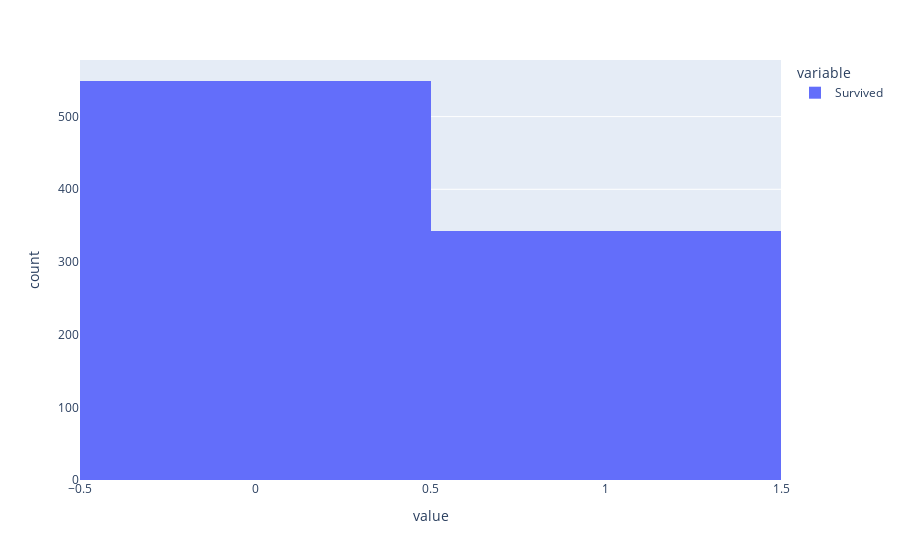

The notebook cell this image was saved under:
### Code cell
px.histogram(titanic_training['Survived'])

### Figure 1 — Plotly figure (JSON) as saved in the notebook; plotly's stock layout.template omitted (floating-point values rounded to 4 significant figures; data arrays with more than 128 entries replaced by an {"elided": "..."} marker saying what was removed)
{"data": [{"alignmentgroup": "True", "bingroup": "x", "hovertemplate": "variable=Survived<br>value=%{x}<br>count=%{y}<extra></extra>", "legendgroup": "Survived", "marker": {"color": "#636efa"}, "name": "Survived", "offsetgroup": "Survived", "orientation": "v", "showlegend": true, "type": "histogram", "x": {"elided": "891 int values"}, "xaxis": "x", "yaxis": "y"}], "layout": {"barmode": "relative", "legend": {"title": {"text": "variable"}, "tracegroupgap": 0}, "margin": {"t": 60}, "xaxis": {"anchor": "y", "domain": [0, 1], "title": {"text": "value"}}, "yaxis": {"anchor": "x", "domain": [0, 1], "title": {"text": "count"}}}}
